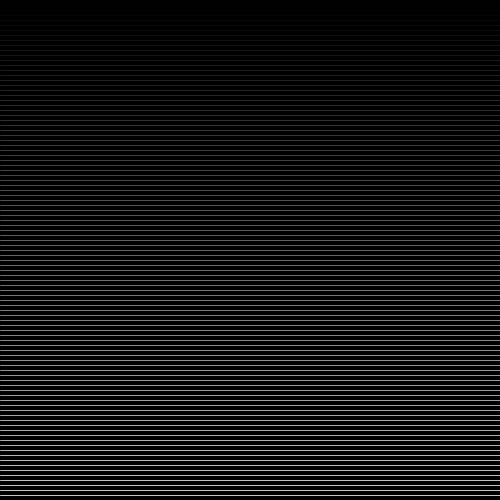
Frame 1 (no input)
Frame 60 (the mouse pressed at the canvas centre just before this capture): identical to frame 1, image omitted
Frame 120 (the mouse held since frame 60 and released just before this capture): identical to frame 1, image omitted

The Processing sketch that drew this single still picture (run headless with seeded random() and noise(); from frame 60 on, the mouse is pressed at the canvas centre):

// Processing sketch: forLoop_uni_LineasParalelas
// ── forLoop_uni_LineasParalelas.pde
int nElementos;

void setup() {
  background(0);
  size(500, 500);
  nElementos = 300;
}

void draw() {
  background(0);
  for (int i=0; i<nElementos; i++) {
    stroke(2*i);
    line(0, 5*i, width, 5*i);
  }
}
